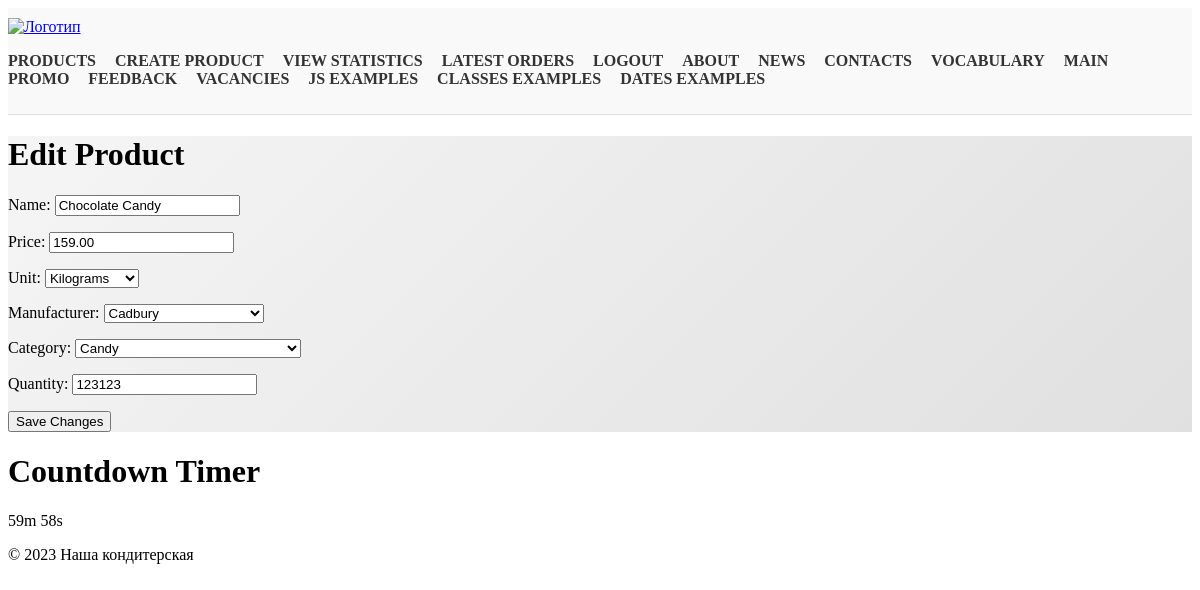
The page /products/4/edit/ (signed in) on the database as committed earlier.
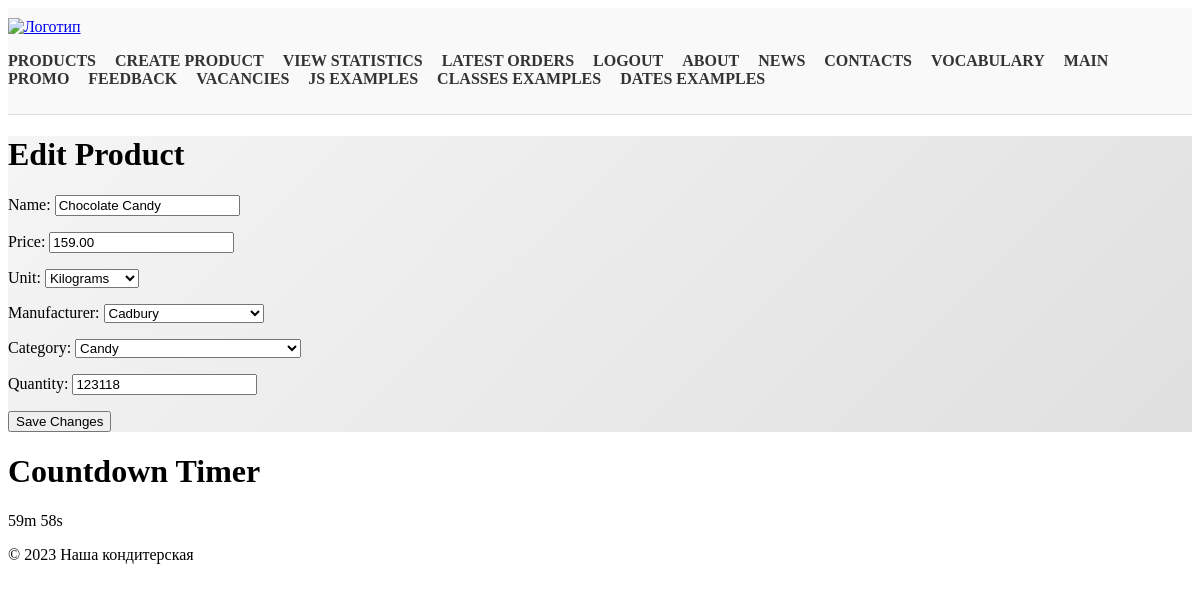
The same page on the database as committed later.
### products/models.py (models this page shows, shortened)
class Product(models.Model):
    name = models.CharField(max_length=100)
    price = models.DecimalField(max_digits=10, decimal_places=2)
    unit = models.CharField(max_length=50, choices=UNIT_CHOICES)
    manufacturer = models.ForeignKey(Manufacturer, on_delete=models.CASCADE)
    category = models.ForeignKey(Category, on_delete=models.CASCADE)
    quantity = models.PositiveIntegerField()

class Manufacturer(models.Model):
    name = models.CharField(max_length=200,
                            help_text='Enter manufacturer name')
    country = models.CharField(max_length=20)
    foundation_date = models.DateField()
    def __str__(self):
        return self.name

class Category(models.Model):
    name = models.CharField(max_length=200,
                            help_text='Enter category name')
    def __str__(self):
        return self.name

### products/views.py (the view, shortened to what this page needs)
# urls.py: path('products/<int:id>/edit/', ProductEdit.as_view(), name='product_edit'),
class ProductEdit(StaffRequiredMixin, View):
    def get(self, request, id):
        product = get_object_or_404(Product, id=id)
        form = ProductForm(instance=product)
        return render(request, 'products/product_edit.html', {'product': product, 'form': form})

### products/forms.py (shortened to what this page needs)
class ProductForm(forms.ModelForm):
    price = forms.DecimalField(min_value=0)
    quantity = forms.IntegerField(min_value=0)
    class Meta:
        model = Product
        fields = ['name', 'price', 'unit', 'manufacturer', 'category', 'quantity']

### products/views.py (called while the page is built)
    def test_func(self):
        return self.request.user.is_staff

### products/templates/products/product_edit.html (shortened to what this page needs)
{% extends 'base.html' %}
{% block content %}
  <h1>Edit Product</h1>
  <form method="post">
    {{ form.as_p }}
    <button type="submit">Save Changes</button>
  </form>
{% endblock %}

Rows that differ between the two databases and show on the page:
changed Product "Kilograms": quantity "123123" → "123118"
